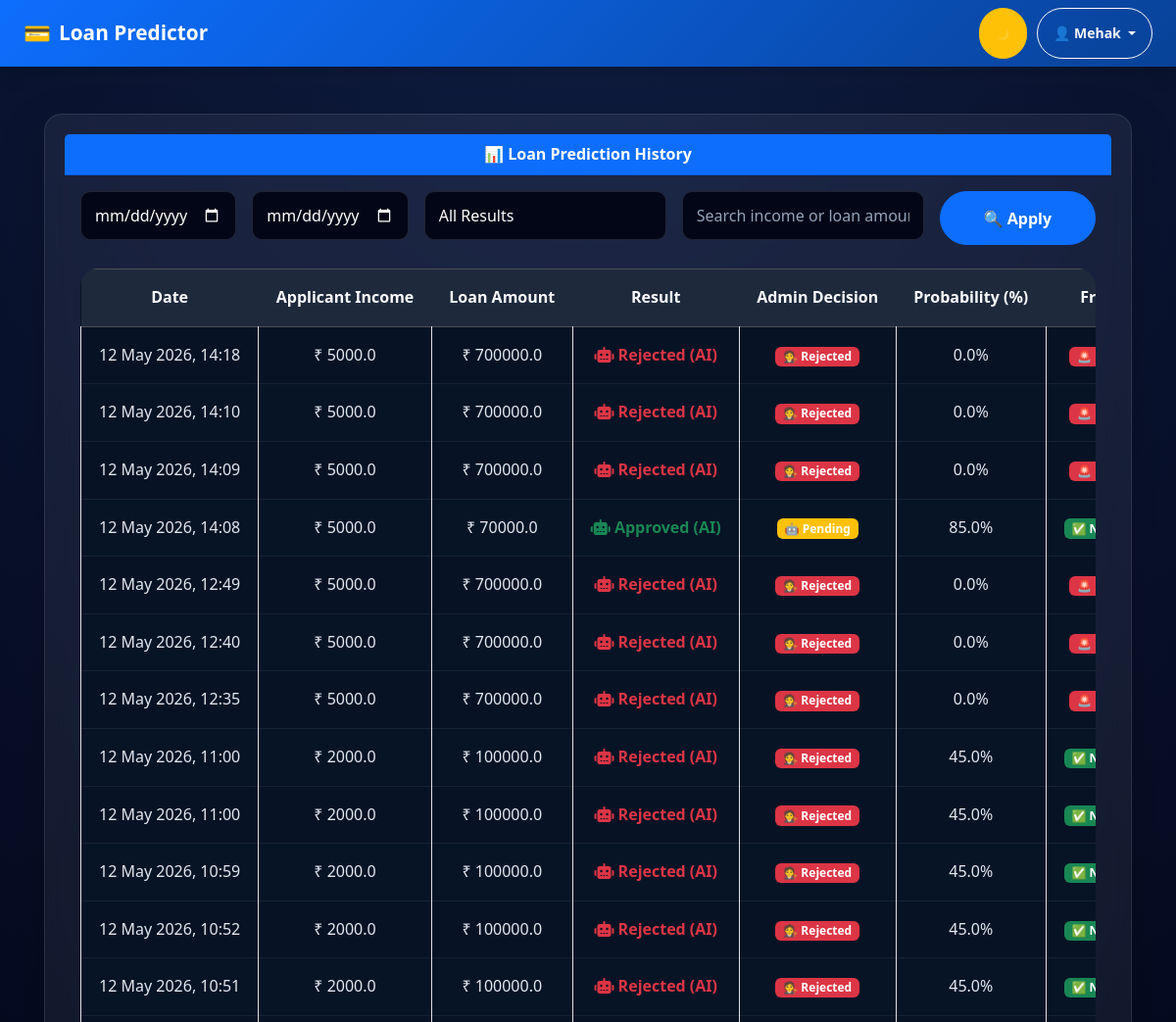
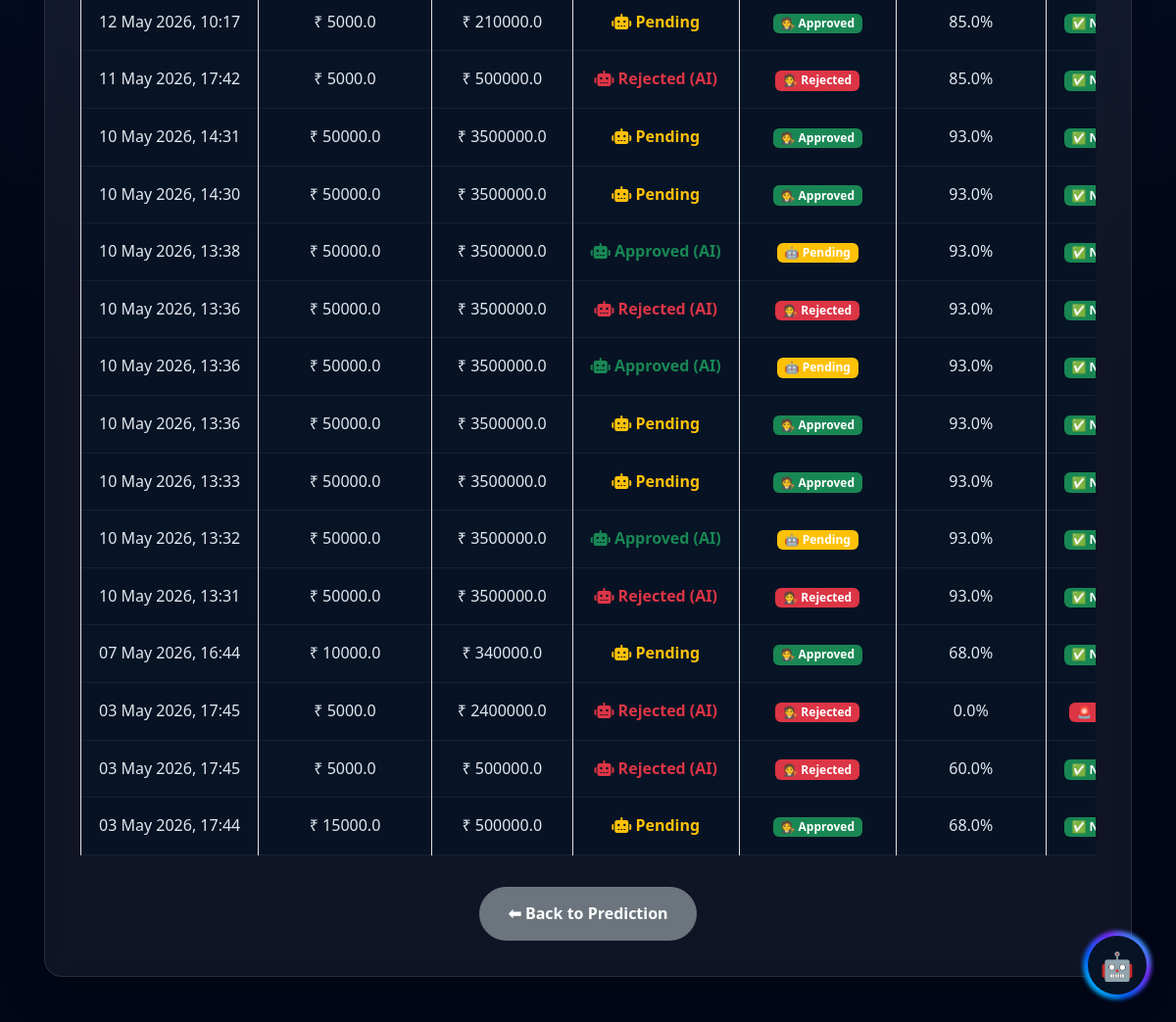
The app's page /history/ (signed in) with its own data (2 pictures, top to bottom).
### predictor/models.py (models this page shows, shortened)
class LoanApplication(models.Model):
    user = models.ForeignKey(User, on_delete=models.CASCADE, null=True, blank=True)
    ai_result = models.CharField(max_length=50)
    applicant_income = models.FloatField()
    coapplicant_income = models.FloatField(null=True, blank=True)
    loan_amount = models.FloatField()
    loan_term = models.IntegerField()
    credit_history = models.IntegerField()
    probability = models.FloatField()
    ai_explanation = models.TextField(null=True, blank=True)
    fraud_reason = models.TextField(null=True, blank=True)
    admin = models.ForeignKey(User, on_delete=models.SET_NULL, null=True, blank=True, related_name='approved_loans')
    admin_note = models.TextField(null=True, blank=True)
    STATUS_CHOICES = [
        ('PENDING', 'Pending'),
        ('AI_APPROVED', 'Approved by AI'),
        ('ADMIN_APPROVED', 'Approved by Admin'),
        ('REJECTED', 'Rejected'),
    ]
    status = models.CharField(max_length=20, choices=STATUS_CHOICES, default='PENDING')
    document = models.FileField(
        upload_to='documents/',
        blank=True,
        null=True
    )
    created_at = models.DateTimeField(auto_now_add=True)
    class Meta:
        indexes = [
            models.Index(fields=['user']),
            models.Index(fields=['status']),
            models.Index(fields=['created_at']),
        ]

### predictor/views.py (the view)
# urls.py: path('history/', views.history, name='history'),
@login_required
def history(request):
    records = LoanApplication.objects.filter(
        user=request.user
    ).order_by('-created_at')
    status = request.GET.get('status')
    start_date = request.GET.get('start_date')
    end_date = request.GET.get('end_date')
    search = request.GET.get('search')
    if status:
        records = records.filter(status=status)
    from datetime import datetime, timedelta
    if start_date and end_date:
        records = records.filter(
        created_at__date__range=[start_date, end_date]
    )
    elif start_date:
        records = records.filter(created_at__date__gte=start_date)
    elif end_date:
        records = records.filter(created_at__date__lte=end_date)
    if search:
        records = records.filter(
            Q(loan_amount__icontains=search) |
            Q(applicant_income__icontains=search)
        )
    return render(request, 'predictor/history.html', {
        'records': records
    })

### predictor/templates/predictor/history.html (shortened to what this page needs)
{% extends 'predictor/base.html' %}
{% block content %}
<div class="card shadow-lg">
    <div class="card-header bg-primary text-white fw-bold">
        📊 Loan Prediction History
    </div>
    <div class="card-body">
        <form method="get" class="row g-3 mb-4">
            <div class="col-md-2">
                <input type="date" name="start_date" class="form-control" value="{{ request.GET.start_date }}">
            </div>
            <div class="col-md-2">
                <input type="date" name="end_date" class="form-control" value="{{ request.GET.end_date }}">
            </div>
            <div class="col-md-3">
                <select name="status" class="form-select">
                    <option value="">All Results</option>
                </select>
            </div>
            <div class="col-md-3">
                <input type="text" name="search" class="form-control" placeholder="Search income or loan amount"
                    value="{{ request.GET.search }}">
            </div>
            <div class="col-md-2 d-grid">
                <button class="btn btn-primary">
                    🔍 Apply
                </button>
            </div>
        </form>
        {% if records %}
        <div class="table-responsive">
            <table class="table table-bordered table-striped align-middle">
                <thead class="table-dark text-center">
                    <tr>
                        <th>Date</th>
                        <th>Applicant Income</th>
                        <th>Loan Amount</th>
                        <th>Result</th>
                        <th>Admin Decision</th>
                        <th>Probability (%)</th>
                        <th>Fraud</th>
                    </tr>
                </thead>
                <tbody>
                    {% for r in records %}
                    <tr class="text-center">
                        <td>{{ r.created_at|date:"d M Y, H:i" }}</td>
                        <td>₹ {{ r.applicant_income }}</td>
                        <td>₹ {{ r.loan_amount }}</td>
                        <td>
                            {% if r.status == "AI_APPROVED" %}
                            <span class="text-success fw-bold">
                                <i class="fa-solid fa-robot"></i> Approved (AI)
                            </span>
                            {% elif r.status == "REJECTED" %}
                            <span class="text-danger fw-bold">
                                <i class="fa-solid fa-robot"></i> Rejected (AI)
                            </span>
                            {% else %}
                            <span class="text-warning fw-bold">
                                <i class="fa-solid fa-robot"></i> Pending
                            </span>
                            {% endif %}
                        </td>
                        <td>
                            {% if r.status == "ADMIN_APPROVED" %}
                            <span class="badge bg-success">🧑‍⚖ Approved</span>
                            {% elif r.status == "REJECTED" %}
                            <span class="badge bg-danger">🧑‍⚖ Rejected</span>
                            {% else %}
                            <span class="badge bg-warning">🤖 Pending</span>
                            {% endif %}
                        </td>
                        <td>{{ r.probability }}%</td>
                        <td>
                            {% if r.fraud_reason %}
                            <span class="badge bg-danger">🚨 Fraud</span>
                            {% else %}
                            <span class="badge bg-success">✅ Normal</span>
                            {% endif %}
                        </td>
                    </tr>
                    {% endfor %}
                </tbody>
            </table>
        </div>
        {% else %}
        <div class="alert alert-warning text-center">
            No prediction history found.
        </div>
        {% endif %}
        <div class="text-center mt-3">
            <a href="{% url 'index' %}" class="btn btn-secondary">
                ⬅ Back to Prediction
            </a>
        </div>
    </div>
</div>
{% endblock %}

### predictor/templates/predictor/base.html (shortened to what this page needs)
{% load static %}
<!DOCTYPE html>
<html lang="en" data-bs-theme="light">
<head>
    <link href="https://cdn.jsdelivr.net/npm/bootstrap@5.3.2/dist/css/bootstrap.min.css" rel="stylesheet">
    <link href="https://cdnjs.cloudflare.com/ajax/libs/font-awesome/6.5.0/css/all.min.css" rel="stylesheet">
    <link rel="stylesheet" href="{% static 'predictor/css/style.css' %}">
</head>
<body>
    <nav class="navbar navbar-expand-lg navbar-dark shadow"
        style="background: linear-gradient(135deg, #0d6efd, #084298);">
        <div class="container-fluid px-4">
           <a class="navbar-brand fw-bold d-flex align-items-center gap-2"
   href="
   {% if user.is_superuser %}
       {% url 'superadmin_dashboard' %}
   {% elif user.is_staff %}
       {% url 'admin_dashboard' %}
   {% else %}
       {% url 'index' %}
   {% endif %}
">
                <span style="font-size:1.4rem;">💳</span>
                <span>Loan Predictor</span>
            </a>
            <div class="nav-actions ms-auto">
                <button id="themeToggle" class="btn btn-warning btn-sm rounded-pill px-3" title="Toggle Dark Mode">
                  <span class="moon-icon">🌙</span>
                </button>
                {% if user.is_authenticated %}
                <div class="dropdown">
                    <button class="btn btn-outline-light btn-sm rounded-pill px-3 his dropdown-toggle" type="button"
                        data-bs-toggle="dropdown" aria-expanded="false">
                        👤 {{ user.username }}
                    </button>
                </div>
                {% endif %}
            </div>
        </div>
    </nav>
    <div class="container py-5">
        {% block content %}{% endblock %}
    </div>
<div class="chatbot-icon" onclick="toggleChat()">
    <div class="bot-inner">
        🤖
    </div>
</div>
</body>
</html>

### predictor/static/predictor/css/style.css (style rules this page uses)
* { margin:0; padding:0; box-sizing:border-box; }
html, body { overflow-x:hidden; font-family:"Segoe UI",system-ui,sans-serif; background:radial-gradient(circle at top,#0f1c3f,#020617 70%); color:#e5e7eb; line-height:1.6; min-height:100vh; }
.container, .container-fluid { width:100%; padding-left:15px; padding-right:15px; }
.navbar-brand { font-size:1.3rem; font-weight:700; color:white !important; }
.navbar .container, .navbar .container-fluid { overflow:visible !important; }
.dropdown { position:relative; }
.btn { padding:0.9rem 1.8rem; border-radius:999px; font-weight:600; text-decoration:none; transition:0.3s ease; }
.card { background:rgba(255,255,255,0.06); backdrop-filter:blur(12px); border-radius:18px; padding:20px; border:1px solid rgba(255,255,255,0.1); transition:0.3s ease; box-shadow:0 6px 18px rgba(0,0,0,0.1); text-align:center; color:#e5e7eb; }
.loan-form-wrapper input, .loan-form-wrapper select, .form-control, .form-select { width:100%; padding:12px 14px; border-radius:10px; border:1px solid rgba(255,255,255,0.15); background:#020617; color:white; }
.table-responsive { overflow-x:auto; -webkit-overflow-scrolling:touch; }
table { width:100%; border-collapse:collapse; }
table th { background:#1f2937; color:white; padding:15px; white-space:nowrap; }
table td { background:#0f172a; color:#ddd; padding:15px; text-align:center; white-space:nowrap; }
.chatbot-icon { position:fixed; bottom:20px; right:20px; width:65px; height:65px; z-index:9999; }
.bot-inner { position:absolute; top:5px; left:5px; width:55px; height:55px; border-radius:50%; background:#071426; display:flex; align-items:center; justify-content:center; color:white; font-size:28px; }
.chatbot-icon { position:fixed; right:25px; bottom:25px; width:70px; height:70px; z-index:9999; cursor:pointer; }
.bot-inner { position:absolute; top:5px; left:5px; width:60px; height:60px; border-radius:50%; background:#071426; display:flex; align-items:center; justify-content:center; color:white; font-size:28px; z-index:2; }
.form-control, .form-select, input, select, textarea { background:#020617 !important; color:#ffffff !important; border:1px solid rgba(255,255,255,0.12) !important; }
.form-control::placeholder, input::placeholder { color:#94a3b8 !important; opacity:1; }
input[type="date"] { background:#020617 !important; color:#ffffff !important; }
.card-body input[type="date"] { color:white !important; background:#020617 !important; }
select option { background:#020617 !important; color:#ffffff !important; }
.table-responsive { width:100%; overflow-x:auto; -webkit-overflow-scrolling:touch; border-radius:18px; }
.table-responsive table { width:100%; min-width:900px; border-collapse:collapse; background:#071426 !important; color:#e5e7eb !important; }
.table-responsive table thead { background:#1e293b !important; }
.table-responsive table th { background:#1e293b !important; color:#f8fafc !important; border:none !important; padding:16px 18px; white-space:nowrap; text-align:center; font-weight:700; }
.table-responsive table tbody { background:#071426 !important; }
.table-responsive table tr { background:#071426 !important; }
.table-responsive table td { background:#071426 !important; color:#e2e8f0 !important; border-bottom: 1px solid rgba(255,255,255,0.06) !important; padding:16px 18px; white-space:nowrap; text-align:center; }
.table, .table-striped, .table-hover, .table-bordered { background:transparent !important; color:#e5e7eb !important; }
.nav-actions { display:flex; align-items:center; gap:10px; margin-left:auto; }
.moon-icon { font-size: 12px; }

### records on screen
LoanApplication: created_at "12 May 2026, 14:18", applicant_income "5000.0", loan_amount "700000.0", status "REJECTED" (drawn), probability "0.0"
LoanApplication: created_at "12 May 2026, 14:10", applicant_income "5000.0", loan_amount "700000.0", status "REJECTED" (drawn), probability "0.0"
LoanApplication: created_at "12 May 2026, 14:09", applicant_income "5000.0", loan_amount "700000.0", status "REJECTED" (drawn), probability "0.0"
LoanApplication: created_at "12 May 2026, 14:08", applicant_income "5000.0", loan_amount "70000.0", status "AI_APPROVED" (drawn), probability "85.0"
LoanApplication: created_at "12 May 2026, 12:49", applicant_income "5000.0", loan_amount "700000.0", status "REJECTED" (drawn), probability "0.0"
LoanApplication: created_at "12 May 2026, 12:40", applicant_income "5000.0", loan_amount "700000.0", status "REJECTED" (drawn), probability "0.0"
LoanApplication: created_at "12 May 2026, 12:35", applicant_income "5000.0", loan_amount "700000.0", status "REJECTED" (drawn), probability "0.0"
LoanApplication: created_at "12 May 2026, 11:00", applicant_income "2000.0", loan_amount "100000.0", status "REJECTED" (drawn), probability "45.0"
LoanApplication: created_at "12 May 2026, 11:00", applicant_income "2000.0", loan_amount "100000.0", status "REJECTED" (drawn), probability "45.0"
LoanApplication: created_at "12 May 2026, 10:59", applicant_income "2000.0", loan_amount "100000.0", status "REJECTED" (drawn), probability "45.0"
LoanApplication: created_at "12 May 2026, 10:52", applicant_income "2000.0", loan_amount "100000.0", status "REJECTED" (drawn), probability "45.0"
LoanApplication: created_at "12 May 2026, 10:51", applicant_income "2000.0", loan_amount "100000.0", status "REJECTED" (drawn), probability "45.0"
LoanApplication: created_at "12 May 2026, 10:17", applicant_income "5000.0", loan_amount "210000.0", status "ADMIN_APPROVED" (drawn), probability "85.0"
LoanApplication: created_at "11 May 2026, 17:42", applicant_income "5000.0", loan_amount "500000.0", status "REJECTED" (drawn), probability "85.0"
LoanApplication: created_at "10 May 2026, 14:31", applicant_income "50000.0", loan_amount "3500000.0", status "ADMIN_APPROVED" (drawn), probability "93.0"
LoanApplication: created_at "10 May 2026, 14:30", applicant_income "50000.0", loan_amount "3500000.0", status "ADMIN_APPROVED" (drawn), probability "93.0"
LoanApplication: created_at "10 May 2026, 13:38", applicant_income "50000.0", loan_amount "3500000.0", status "AI_APPROVED" (drawn), probability "93.0"
LoanApplication: created_at "10 May 2026, 13:36", applicant_income "50000.0", loan_amount "3500000.0", status "REJECTED" (drawn), probability "93.0"
LoanApplication: created_at "10 May 2026, 13:36", applicant_income "50000.0", loan_amount "3500000.0", status "AI_APPROVED" (drawn), probability "93.0"
LoanApplication: created_at "10 May 2026, 13:36", applicant_income "50000.0", loan_amount "3500000.0", status "ADMIN_APPROVED" (drawn), probability "93.0"
LoanApplication: created_at "10 May 2026, 13:33", applicant_income "50000.0", loan_amount "3500000.0", status "ADMIN_APPROVED" (drawn), probability "93.0"
LoanApplication: created_at "10 May 2026, 13:32", applicant_income "50000.0", loan_amount "3500000.0", status "AI_APPROVED" (drawn), probability "93.0"
LoanApplication: created_at "10 May 2026, 13:31", applicant_income "50000.0", loan_amount "3500000.0", status "REJECTED" (drawn), probability "93.0"
LoanApplication: created_at "07 May 2026, 16:44", applicant_income "10000.0", loan_amount "340000.0", status "ADMIN_APPROVED" (drawn), probability "68.0"
LoanApplication: created_at "03 May 2026, 17:45", applicant_income "5000.0", loan_amount "2400000.0", status "REJECTED" (drawn), probability "0.0"
LoanApplication: created_at "03 May 2026, 17:45", applicant_income "5000.0", loan_amount "500000.0", status "REJECTED" (drawn), probability "60.0"
LoanApplication: created_at "03 May 2026, 17:44", applicant_income "15000.0", loan_amount "500000.0", status "ADMIN_APPROVED" (drawn), probability "68.0"

### other values on screen
{{ user.username }} "Mehak"
